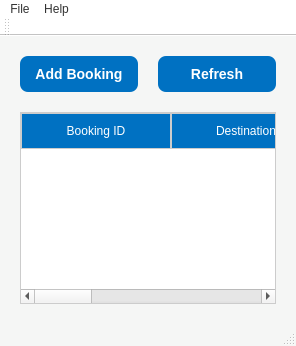
<?xml version="1.0" encoding="UTF-8"?>
<ui version="4.0">
 <class>Layout</class>
 <widget class="QMainWindow" name="Layout">
  <property name="windowTitle">
   <string>Expedia - Dashboard</string>
  </property>
  <property name="styleSheet">
   <string>
    QMainWindow { background-color: #F5F6F5; }
    QTableWidget { 
      border: 1px solid #CCCCCC; 
      background-color: #FFFFFF; 
      alternate-background-color: #E8ECEF; 
      font-size: 14px; 
    }
    QTableWidget::item { padding: 8px; }
    QHeaderView::section { 
      background-color: #0071C2; 
      color: #FFFFFF; 
      padding: 8px; 
      border: 1px solid #CCCCCC; 
    }
    QPushButton { 
      background-color: #0071C2; 
      color: #FFFFFF; 
      border-radius: 8px; 
      padding: 10px; 
      font-size: 14px; 
      font-weight: bold; 
    }
    QPushButton:hover { background-color: #005BB5; }
    QMenuBar { background-color: #FFFFFF; color: #333333; }
    QMenuBar::item:selected { background-color: #0071C2; color: #FFFFFF; }
    QToolBar { background-color: #FFFFFF; }
   </string>
  </property>
  <widget class="QWidget" name="centralwidget">
   <layout class="QVBoxLayout" name="verticalLayout">
    <property name="spacing">
     <number>20</number>
    </property>
    <property name="margin">
     <number>20</number>
    </property>
    <item>
     <layout class="QHBoxLayout" name="horizontalLayout_2">
      <item>
       <widget class="QPushButton" name="pushButton_2">
        <property name="sizePolicy">
         <sizepolicy hsizetype="Preferred" vsizetype="Fixed">
          <horstretch>0</horstretch>
          <verstretch>0</verstretch>
         </sizepolicy>
        </property>
        <property name="text">
         <string>Add Booking</string>
        </property>
       </widget>
      </item>
      <item>
       <widget class="QPushButton" name="pushButton">
        <property name="sizePolicy">
         <sizepolicy hsizetype="Preferred" vsizetype="Fixed">
          <horstretch>0</horstretch>
          <verstretch>0</verstretch>
         </sizepolicy>
        </property>
        <property name="text">
         <string>Refresh</string>
        </property>
       </widget>
      </item>
     </layout>
    </item>
    <item>
     <widget class="QTableWidget" name="bookingTable">
      <property name="sizePolicy">
       <sizepolicy hsizetype="Expanding" vsizetype="Expanding">
        <horstretch>0</horstretch>
        <verstretch>0</verstretch>
       </sizepolicy>
      </property>
      <property name="alternatingRowColors">
       <bool>true</bool>
      </property>
      <property name="columnCount">
       <number>4</number>
      </property>
      <property name="rowCount">
       <number>0</number>
      </property>
      <attribute name="horizontalHeaderDefaultSectionSize">
       <number>150</number>
      </attribute>
      <column>
       <property name="text">
        <string>Booking ID</string>
       </property>
      </column>
      <column>
       <property name="text">
        <string>Destination</string>
       </property>
      </column>
      <column>
       <property name="text">
        <string>Date</string>
       </property>
      </column>
      <column>
       <property name="text">
        <string>Status</string>
       </property>
      </column>
     </widget>
    </item>
   </layout>
  </widget>
  <widget class="QMenuBar" name="menubar">
   <property name="geometry">
    <rect>
     <x>0</x>
     <y>0</y>
     <width>0</width>
     <height>0</height>
    </rect>
   </property>
   <widget class="QMenu" name="menuFile">
    <property name="title">
     <string>File</string>
    </property>
    <addaction name="actionOpen"/>
    <addaction name="actionExit"/>
   </widget>
   <widget class="QMenu" name="menuHelp">
    <property name="title">
     <string>Help</string>
    </property>
    <addaction name="actionAbout"/>
   </widget>
   <addaction name="menuFile"/>
   <addaction name="menuHelp"/>
  </widget>
  <widget class="QToolBar" name="mainToolBar">
   <attribute name="toolBarArea">
    <enum>TopToolBarArea</enum>
   </attribute>
   <attribute name="toolBarBreak">
    <bool>false</bool>
   </attribute>
  </widget>
  <widget class="QStatusBar" name="statusbar"/>
  <action name="actionOpen">
   <property name="text">
    <string>Open</string>
   </property>
  </action>
  <action name="actionExit">
   <property name="text">
    <string>Exit</string>
   </property>
  </action>
  <action name="actionAbout">
   <property name="text">
    <string>About</string>
   </property>
  </action>
 </widget>
 <resources/>
 <connections/>
</ui>
